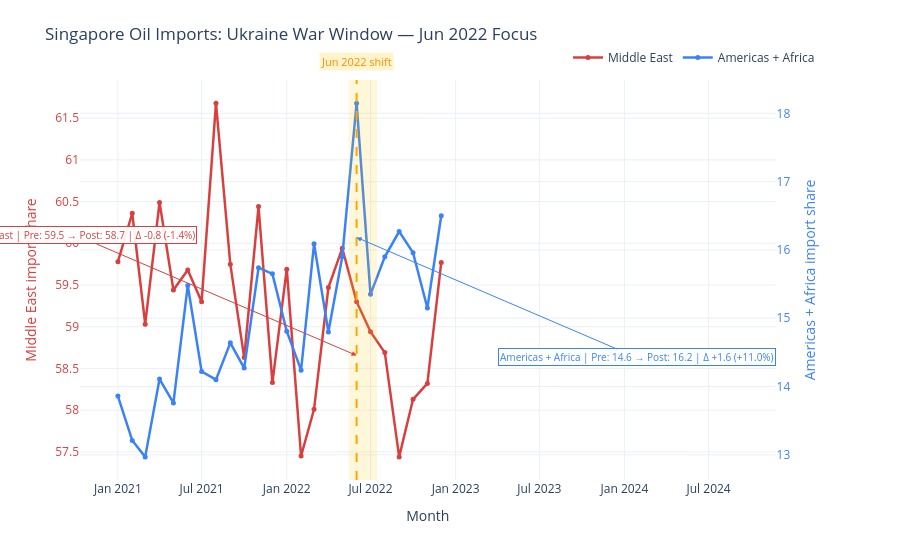

The notebook cell saved with this chart:
### Markdown cell above
## Microanalysis 1 : Singapore Oil Imports: Ukraine War Period (2021–2022)

This chart examines how Singapore's oil import composition shifted during the
Russia-Ukraine war, focusing on **June 2022** — the point at which Western
sanctions on Russian oil began to fully take effect and global supply routes
were meaningfully disrupted.

Two supply sources are tracked:
- **Middle East** — historically Singapore's dominant oil supplier (~59–62% share)
- **Americas + Africa** — a proxy for alternative, non-Russian supply diversification

The dual y-axis design allows both series to be read at their own scale,
making relative changes visible even when absolute levels differ greatly.

### Code cell
# ── Ukraine War Window: Jun 2022 Focus ────────────────────────────────────────
war_window = focus[
    (focus["date"] >= "2021-01-01") &
    (focus["date"] <= "2022-12-31")
].copy()

# Helper: convert date string to milliseconds (required by Plotly for vline/vrect)
def to_ms(date_str):
    return pd.Timestamp(date_str).timestamp() * 1000

# Separate the two series
me = war_window[war_window["group"] == "Middle East"].sort_values("date")
am = war_window[war_window["group"] == "Americas + Africa alternative supply"].sort_values("date")

# Compute pre/post means around Jun 2022
def delta(df, col="import_value", pre_end="2022-05-31", post_start="2022-06-01"):
    pre  = df[df["date"] <= pre_end][col].mean()
    post = df[df["date"] >= post_start][col].mean()
    return pre, post, post - pre, (post - pre) / pre * 100

me_pre, me_post, me_d, me_pct = delta(me)
am_pre, am_post, am_d, am_pct = delta(am)

# Build annotation text as single-line strings (avoids f-string syntax errors)
me_label = f"Middle East | Pre: {me_pre:.1f} → Post: {me_post:.1f} | Δ {me_d:+.1f} ({me_pct:+.1f}%)"
am_label = f"Americas + Africa | Pre: {am_pre:.1f} → Post: {am_post:.1f} | Δ {am_d:+.1f} ({am_pct:+.1f}%)"

from plotly.subplots import make_subplots
import plotly.graph_objects as go

# Dual y-axis: each series gets its own scale so small changes are visible
fig = make_subplots(specs=[[{"secondary_y": True}]])

fig.add_trace(go.Scatter(
    x=me["date"], y=me["import_value"],
    name="Middle East", mode="lines+markers",
    line=dict(color="#D84040", width=2.5),
    marker=dict(size=5),
), secondary_y=False)

fig.add_trace(go.Scatter(
    x=am["date"], y=am["import_value"],
    name="Americas + Africa", mode="lines+markers",
    line=dict(color="#3B82F6", width=2.5),
    marker=dict(size=5),
), secondary_y=True)

# Shaded region around Jun 2022 and dashed event line
fig.add_vrect(
    x0=to_ms("2022-05-15"), x1=to_ms("2022-07-15"),
    fillcolor="rgba(255,200,0,0.15)", line_width=0,
)
fig.add_vline(
    x=to_ms("2022-06-01"),
    line_dash="dash", line_color="orange", line_width=2,
)

# Event label at top — clear of both data series
fig.add_annotation(
    x=to_ms("2022-06-01"), y=1.07,
    xref="x", yref="paper",
    text="Jun 2022 shift", showarrow=False,
    font=dict(size=11, color="darkorange"),
    bgcolor="rgba(255,200,0,0.2)",
)

# Middle East annotation — pushed to top-left corner with arrow pointing to data
fig.add_annotation(
    x=to_ms("2022-06-01"), y=me_post,
    xref="x", yref="y",
    text=me_label,
    showarrow=True, arrowhead=2,
    arrowcolor="#D84040",
    ax=-280, ay=-120,
    bgcolor="rgba(255,255,255,0.92)",
    bordercolor="#D84040", borderwidth=1,
    font=dict(size=10, color="#D84040"),
    align="left",
)

# Americas annotation — pushed to bottom-right corner with arrow pointing to data
fig.add_annotation(
    x=to_ms("2022-06-01"), y=am_post,
    xref="x", yref="y2",
    text=am_label,
    showarrow=True, arrowhead=2,
    arrowcolor="#3B82F6",
    ax=280, ay=120,
    bgcolor="rgba(255,255,255,0.92)",
    bordercolor="#3B82F6", borderwidth=1,
    font=dict(size=10, color="#3B82F6"),
    align="left",
)

# Axis labels coloured to match their respective series
fig.update_yaxes(
    title_text="Middle East import share", secondary_y=False,
    title_font=dict(color="#D84040"), tickfont=dict(color="#D84040"),
)
fig.update_yaxes(
    title_text="Americas + Africa import share", secondary_y=True,
    title_font=dict(color="#3B82F6"), tickfont=dict(color="#3B82F6"),
)

fig.update_layout(
    title="Singapore Oil Imports: Ukraine War Window — Jun 2022 Focus",
    xaxis_title="Month",
    template="plotly_white",
    hovermode="x unified",
    legend=dict(orientation="h", yanchor="bottom", y=1.02, xanchor="right", x=1),
    margin=dict(t=80),
)
fig.show()

### Figure 1 — Plotly figure (JSON) as saved in the notebook; plotly's stock layout.template omitted (floating-point values rounded to 4 significant figures)
{"data": [{"line": {"color": "#D84040", "width": 2.5}, "marker": {"size": 5}, "mode": "lines+markers", "name": "Middle East", "type": "scatter", "x": ["2021-01-01T00:00:00.000000", "2021-02-01T00:00:00.000000", "2021-03-01T00:00:00.000000", "2021-04-01T00:00:00.000000", "2021-05-01T00:00:00.000000", "2021-06-01T00:00:00.000000", "2021-07-01T00:00:00.000000", "2021-08-01T00:00:00.000000", "2021-09-01T00:00:00.000000", "2021-10-01T00:00:00.000000", "2021-11-01T00:00:00.000000", "2021-12-01T00:00:00.000000", "2022-01-01T00:00:00.000000", "2022-02-01T00:00:00.000000", "2022-03-01T00:00:00.000000", "2022-04-01T00:00:00.000000", "2022-05-01T00:00:00.000000", "2022-06-01T00:00:00.000000", "2022-07-01T00:00:00.000000", "2022-08-01T00:00:00.000000", "2022-09-01T00:00:00.000000", "2022-10-01T00:00:00.000000", "2022-11-01T00:00:00.000000", "2022-12-01T00:00:00.000000"], "xaxis": "x", "y": [59.78, 60.36, 59.03, 60.49, 59.44, 59.68, 59.3, 61.68, 59.75, 58.63, 60.44, 58.33, 59.69, 57.45, 58.01, 59.47, 59.94, 59.3, 58.94, 58.69, 57.44, 58.13, 58.32, 59.77], "yaxis": "y"}, {"line": {"color": "#3B82F6", "width": 2.5}, "marker": {"size": 5}, "mode": "lines+markers", "name": "Americas + Africa", "type": "scatter", "x": ["2021-01-01T00:00:00.000000", "2021-02-01T00:00:00.000000", "2021-03-01T00:00:00.000000", "2021-04-01T00:00:00.000000", "2021-05-01T00:00:00.000000", "2021-06-01T00:00:00.000000", "2021-07-01T00:00:00.000000", "2021-08-01T00:00:00.000000", "2021-09-01T00:00:00.000000", "2021-10-01T00:00:00.000000", "2021-11-01T00:00:00.000000", "2021-12-01T00:00:00.000000", "2022-01-01T00:00:00.000000", "2022-02-01T00:00:00.000000", "2022-03-01T00:00:00.000000", "2022-04-01T00:00:00.000000", "2022-05-01T00:00:00.000000", "2022-06-01T00:00:00.000000", "2022-07-01T00:00:00.000000", "2022-08-01T00:00:00.000000", "2022-09-01T00:00:00.000000", "2022-10-01T00:00:00.000000", "2022-11-01T00:00:00.000000", "2022-12-01T00:00:00.000000"], "xaxis": "x", "y": [13.86, 13.21, 12.97, 14.11, 13.76, 15.48, 14.22, 14.1, 14.64, 14.27, 15.74, 15.65, 14.81, 14.24, 16.09, 14.8, 15.9, 18.15, 15.35, 15.9, 16.27, 15.96, 15.15, 16.5], "yaxis": "y2"}], "layout": {"annotations": [{"bgcolor": "rgba(255,200,0,0.2)", "font": {"color": "darkorange", "size": 11}, "showarrow": false, "text": "Jun 2022 shift", "x": 1654041600000, "xref": "x", "y": 1.07, "yref": "paper"}, {"align": "left", "arrowcolor": "#D84040", "arrowhead": 2, "ax": -280, "ay": -120, "bgcolor": "rgba(255,255,255,0.92)", "bordercolor": "#D84040", "borderwidth": 1, "font": {"color": "#D84040", "size": 10}, "showarrow": true, "text": "Middle East | Pre: 59.5 → Post: 58.7 | Δ -0.8 (-1.4%)", "x": 1654041600000, "xref": "x", "y": 58.66, "yref": "y"}, {"align": "left", "arrowcolor": "#3B82F6", "arrowhead": 2, "ax": 280, "ay": 120, "bgcolor": "rgba(255,255,255,0.92)", "bordercolor": "#3B82F6", "borderwidth": 1, "font": {"color": "#3B82F6", "size": 10}, "showarrow": true, "text": "Americas + Africa | Pre: 14.6 → Post: 16.2 | Δ +1.6 (+11.0%)", "x": 1654041600000, "xref": "x", "y": 16.18, "yref": "y2"}], "hovermode": "x unified", "legend": {"orientation": "h", "x": 1, "xanchor": "right", "y": 1.02, "yanchor": "bottom"}, "margin": {"t": 80}, "shapes": [{"fillcolor": "rgba(255,200,0,0.15)", "line": {"width": 0}, "type": "rect", "x0": 1652572800000, "x1": 1657843200000, "xref": "x", "y0": 0, "y1": 1, "yref": "y domain"}, {"line": {"color": "orange", "dash": "dash", "width": 2}, "type": "line", "x0": 1654041600000, "x1": 1654041600000, "xref": "x", "y0": 0, "y1": 1, "yref": "y domain"}], "title": {"text": "Singapore Oil Imports: Ukraine War Window — Jun 2022 Focus"}, "xaxis": {"anchor": "y", "domain": [0, 0.94], "title": {"text": "Month"}}, "yaxis": {"anchor": "x", "domain": [0, 1], "tickfont": {"color": "#D84040"}, "title": {"font": {"color": "#D84040"}, "text": "Middle East import share"}}, "yaxis2": {"anchor": "x", "overlaying": "y", "side": "right", "tickfont": {"color": "#3B82F6"}, "title": {"font": {"color": "#3B82F6"}, "text": "Americas + Africa import share"}}}}
